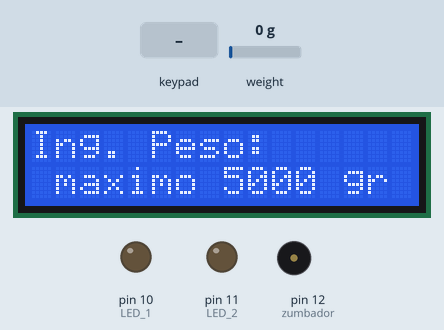
A sketch run on a simulated Arduino Uno, built with avr-gcc and run on an emulated ATmega328P. Parts: 16×2 character LCD, output pins drawn as LEDs (lit = HIGH), buzzer (waves = sounding). The inputs (shaded band) are chosen by the test bench; at power-on: weight on the scale 0 g. What the sketch prints to the serial monitor is not drawn.

Above: at 4.3 s.
4.4 s: keypad keys 9 8 7 6 # pressed 0.4 s apart
At 8.3 s:
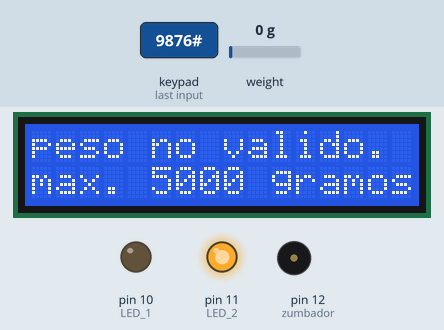
9.4 s: keypad keys 1 3 9 7 # pressed 0.4 s apart
At 13.7 s:
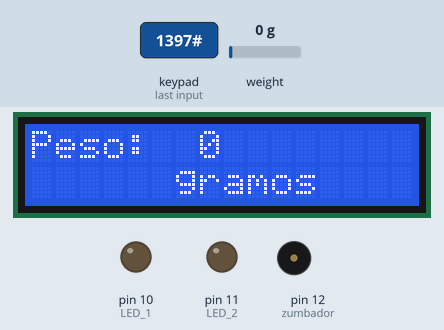
14.4 s: key 'A' pressed
At 17.3 s:
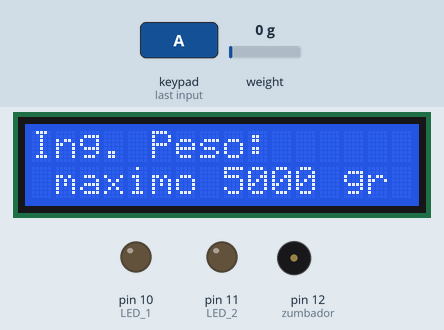
17.4 s: key '#' pressed
At 20.2 s:
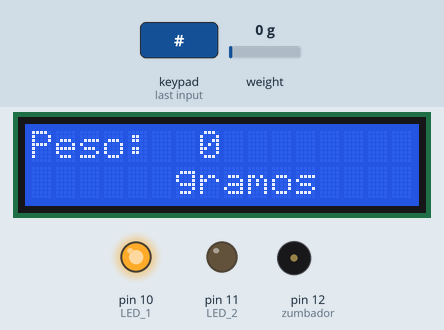
20.4 s: weight on the scale set to 3 g
23.4 s: weight on the scale set to 6 g
At 26.7 s:
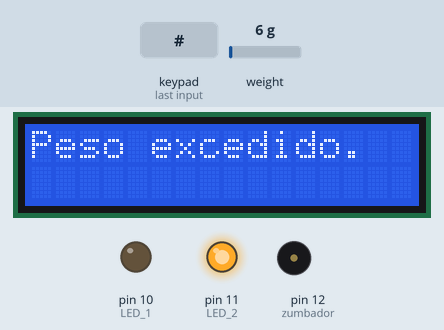
Timing chart, 0 to 27.4 s (numbered marks = the images above; inputs shaded):
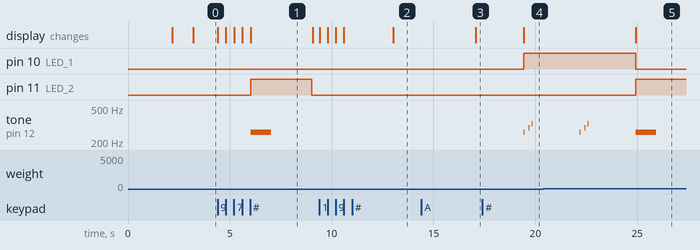

Measured:
- the behaviour switches between 4 and 5 g on weight on the scale (found by bisection; images 4 and 5)
- after the input at 4.4 s, pin 11 (LED_2): LOW → HIGH after 1.6 s, → LOW 3.0 s later; tone on pin 12 (zumbador): silent → 261 Hz after 1.6 s, → silent 1.0 s later; the display: first changes at once (image 1 shows a later state)
- after the input at 9.4 s, the display: first changes at once (image 2 shows a later state)
- after the input at 14.4 s, the display: changes after 2.7 s (image 3)
- after the input at 17.4 s, pin 10 (LED_1): LOW → HIGH after 2.0 s; tone on pin 12 (zumbador): plays 261 Hz for 0.05 s, 293 Hz for 0.05 s, 329 Hz for 0.05 s, starting after 2.0 s; the display: changes after 2.0 s (image 4)
- after the input at 23.4 s, pin 10 (LED_1): HIGH → LOW after 1.5 s; pin 11 (LED_2): LOW → HIGH after 1.5 s; the display: changes after 1.5 s (image 5)
- what the display in image 1 shows lasts 3.1 s, from 6.0 s to 9.1 s

The sketch:

Proyecto_final.ino
```cpp
// libreria para el sensor de peso
#include "HX711.h"

// libreria teclado
#include <Keypad.h>

// libreria para la pantalla LCD
#include "LiquidCrystal_I2C.h"
#include "Wire.h"

// entradas del sensor de peso
const int DOUT = A1;
const int CLK = A0;

int peso;

// entradas de la pantalla
LiquidCrystal_I2C lcd(0x27, 16, 2); // set the LCD address to 0x27 for a 16 chars and 2 line display

// zumbador y leds
// Declaración de las frecuencias de las notas musicales
const float c = 261.63; // Do (Octava 0)
const float d = 293.66; // Re (Octava 0)
const float e = 329.63; // Mi (Octava 0)
const float f = 349.23; // Fa (Octava 0)
const float g = 392.00; // Sol (Octava 0)
const float gS = 415.30;  // Sol# (Octava 0)
const float a = 440.00; // La (Octava 0)
const float b = 466.16; // La# (Octava 0)
const float cH = 523.25;   // Do (Octava 1)
const float cSH = 554.37;  // Do# (Octava 1)
const float dH = 587.33; // Re (Octava 1)
const float dSH = 622.25; // Re# (Octava 1)
const float eH = 659.26; // Mi (Octava 1)
const float fH = 698.46; // Fa (Octava 1)
const float fSH = 739.99; // Fa# (Octava 1)
const float gH = 783.99;  // Sol (Octava 1)
const float gSH = 830.61; // Sol# (Octava 1)
const float aH = 880.00; // La (Octava 1)

const int zumbador = 12; // Pin digital para el zumbador
const int LED_1 = 10; // Pin digital para el LED 1
const int LED_2 = 11; // Pin digital para el LED 2

// teclado
const byte filas = 4;     //Numero de filas del teclado
const byte columnas = 4;  //Numero de columnas del teclado

//Defino una matriz 4x4 con la posicion de las filas y columnas
char matriz[filas][columnas] =
{
  { 'D', 'C', 'B', 'A'},
  { '#', '9', '6', '3'},
  { '0', '8', '5', '2'},
  { '*', '7', '4', '1'},
};

byte pinesFilas[filas] = {9, 8, 7, 6};       //Pines donde van conectadas las filas del teclado
byte pinesColumnas[columnas] = {5, 4, 3, 2}; //Pines donde van conectadas las columnas del teclado

//Inicializo el teclado con el numero de filas, columnas, los pines del Arduino utilizados y la matriz
Keypad teclado = Keypad( makeKeymap(matriz), pinesFilas, pinesColumnas, filas, columnas);

// opcion teclado
int v1 = 0;

// variables para el rango
int peso_max, peso_min;

HX711 balanza;

void setup() {
  Serial.begin(9600);

  balanza.begin(DOUT, CLK);

  // zumbador y leds
  pinMode(zumbador, OUTPUT); // Pin digital 12 como salida
  pinMode(LED_1, OUTPUT); // Pin digital 10 como salida
  pinMode(LED_2, OUTPUT); // Pin digital 11 como salida

  // initialize the lcd
  lcd.init();

  // Print a message to the LCD.
  lcd.backlight();
  lcd.setCursor(2, 0);
  lcd.print("Iniciando...");

  balanza.set_scale(380.524905); // Establecemos la escala
  balanza.tare(20);  //El peso actual es considerado Tara.

  delay(100);

  lcd.setCursor(2, 1);
  lcd.print("Listo.");
  delay(1000);
  lcd.clear();
}

void loop() {
  digitalWrite(LED_2, LOW);
  v1 = GetNumber();
  while (v1 < 5000) {
    while (peso < v1) {
      if (teclado.getKey() == 'A') {
        v1 = GetNumber();
      }
      digitalWrite(LED_1, LOW);
      digitalWrite(LED_2, LOW);
      peso = balanza.get_units(20);
      if (peso < 0 ) {
        peso = 0.0;
      }
      peso_min = v1 - 5;
      //Serial.println("Peso minimo: ");
      //Serial.println(peso_min);
      peso_max = v1 + 5;
      //Serial.println("Peso maximo: ");
      //Serial.println(peso_max);
      //Serial.println("Peso: ");
      //Serial.println(peso);
      lcd.clear();
      lcd.setCursor(0, 0);
      lcd.print("Peso: ");
      lcd.setCursor(7, 0);
      lcd.print(peso);
      lcd.setCursor(6, 1);
      lcd.print("gramos");

      while (peso > peso_min && peso < peso_max) {
        Serial.println("Listo.");
        digitalWrite(LED_1, HIGH);
        tone(zumbador, c, 50);
        delay(250);
        tone(zumbador, d, 50);
        delay(150);
        tone(zumbador, e, 50);
        delay(350);
        peso = balanza.get_units(20);
        if (teclado.getKey() == 'A') {
          v1 = GetNumber();
        }
      }
    }
    while (peso > v1) {
      lcd.clear();
      lcd.setCursor(0, 0);
      lcd.print("Peso excedido.");
      digitalWrite(LED_1, LOW);
      digitalWrite(LED_2, HIGH);
      tone(zumbador, c, 1000);
      peso = balanza.get_units(20);
      delay(500);
    }
    digitalWrite(LED_1, LOW);
    digitalWrite(LED_2, LOW);
    noTone(zumbador);
  }
  lcd.clear();
  lcd.setCursor(0, 0);
  lcd.print("peso no valido.");
  lcd.setCursor(0, 1);
  lcd.print("max. 5000 gramos");
  digitalWrite(LED_2, HIGH);
  tone(zumbador, c, 1000);
  delay(3000);
}

int GetNumber()
{
  int num = 0;
  char key = teclado.getKey();
  digitalWrite(LED_1, LOW);
  digitalWrite(LED_2, LOW);
  lcd.clear();
  lcd.setCursor(0, 0);
  lcd.print("Ing. Peso:");
  lcd.setCursor(1, 1);
  lcd.print("maximo 5000 gr");
  lcd.setCursor(11, 0);
  while (key != '#')
  {
    switch (key)
    {
      case NO_KEY:
        break;

      case '0': case '1': case '2': case '3': case '4':
      case '5': case '6': case '7': case '8': case '9':
        lcd.print(key);
        num = num * 10 + (key - '0');
        break;
    }
    key = teclado.getKey();
  }
  return num;
}
```
